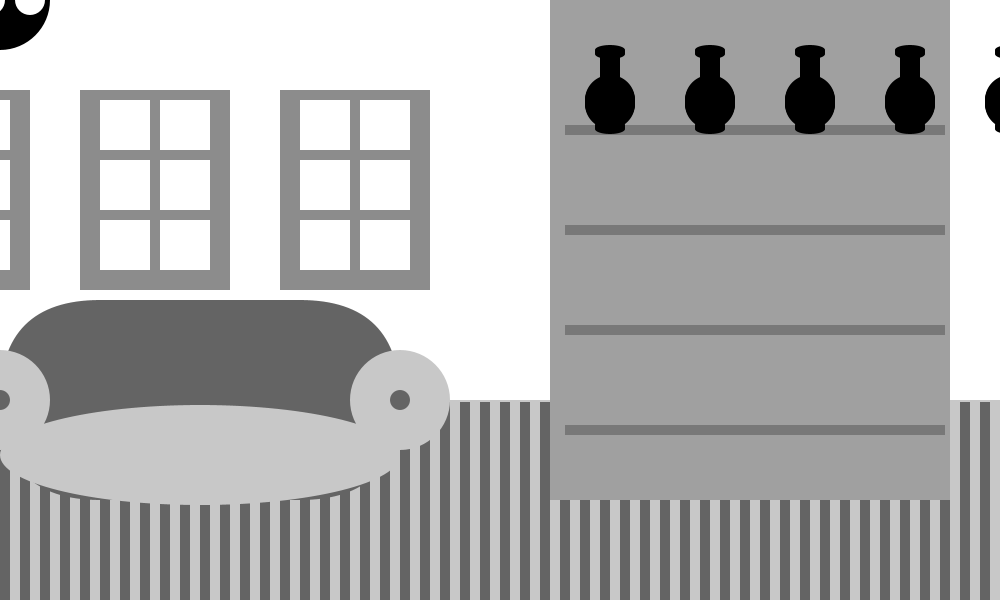
Frame 1 (no input)
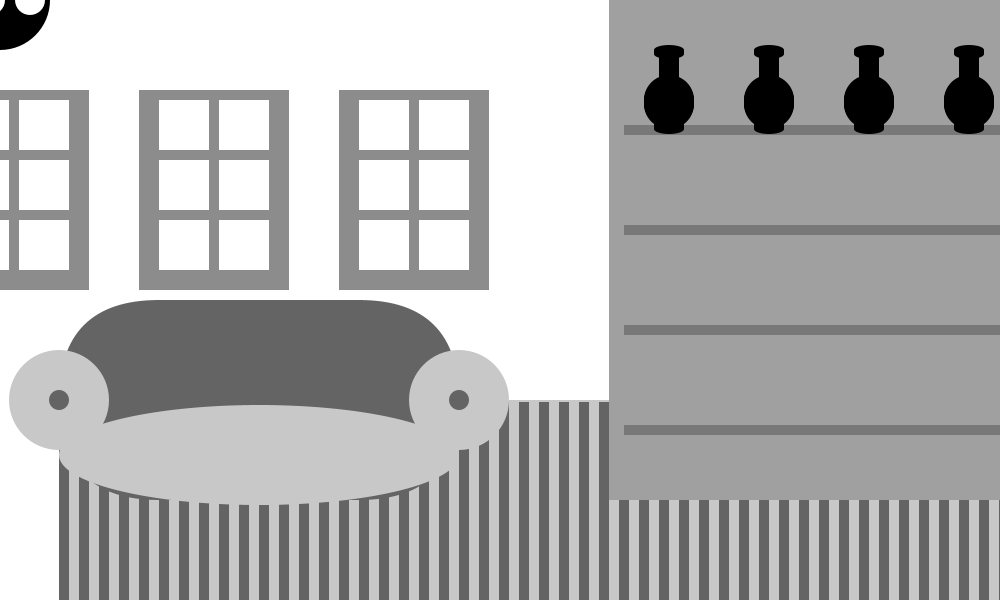
Frame 60 (the mouse pressed at the canvas centre just before this capture)
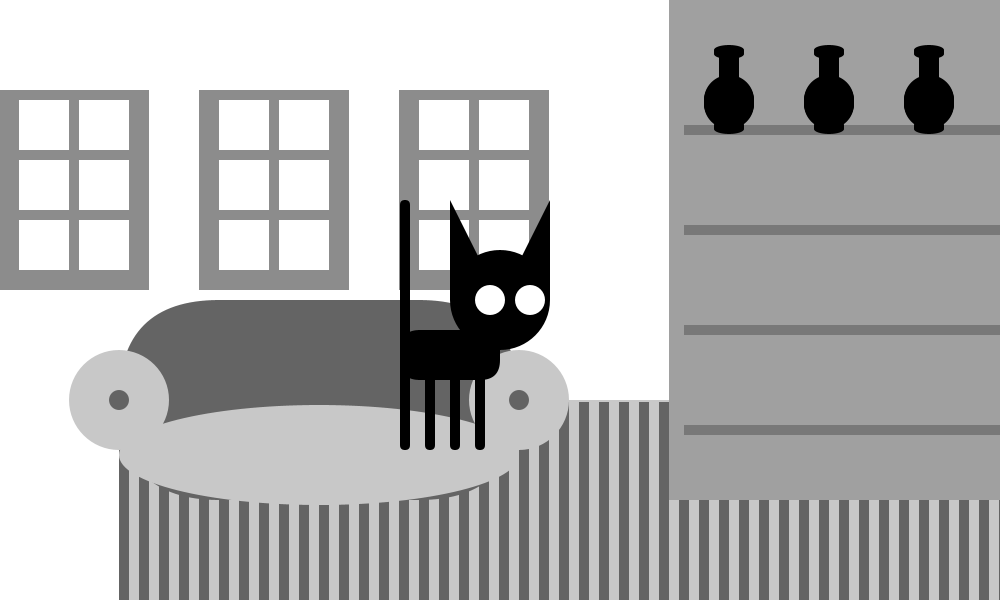
Frame 120 (the mouse held since frame 60 and released just before this capture)

The Processing sketch that drew these frames (run headless with seeded random() and noise(); from frame 60 on, the mouse is pressed at the canvas centre):

// Processing sketch: Bad_Kitty_9_LivingRoom
// ── Bad_Kitty_9_LivingRoom.pde
//move cat over jars to knock them down
//hover cat over couch and mouse press to scratch
Jars[] jars=new Jars[16];
float move=0;

void setup() {
  size(1000, 600);
  for (int i=0; i<=4; i++) {
    jars[i]=new Jars();
  }
}
void draw() {
  noStroke();
  background(255);
  fill(200);
  rect(0+move, 400, width, height/3);
  window(width/2-200, height/2-200);
  window(width/2-400, height/2-200);
  window(width/2-600, height/2-200);
  for (int i=0; i<width; i++) {
    for (int l=0; l<height/3; l++) {
      fill(100);
      rect(i*20+move, l+400+2, 10, 10);
    }
  }
  couch(100);
  shelf();
  for (int i=0; i<=4; i++) {
    for (int j=0; j<=4; j++) {
      jars[i].makeJar(i*100+200, j);
      //jars[i].makeJar(i*100+200, i+100);
      //jars[i].makeJar(i*100+200, i+200);
      //jars[i].makeJar(i*100+200, i+300);
      //jars[i].hover(i, i, mouseX, mouseY);
      if (mouseX>i&&mouseX<i+60&&mouseY>i&&mouseY<i+60) {
        jars[i].hover(i, i++, mouseX, mouseY);
      }
    }
  }
  kitty();
  moving();
}


void kitty() {
  fill(0);
  ellipse(mouseX, mouseY, 100, 100);
  triangle(mouseX-50, mouseY-100, mouseX-50, mouseY, mouseX, mouseY);
  triangle(mouseX+50, mouseY-100, mouseX+50, mouseY, mouseX, mouseY);
  rect(mouseX-100, mouseY+30, 100, 50, 20);
  rect(mouseX-100, mouseY-100, 10, 250, 20);
  rect(mouseX-25, mouseY+50, 10, 100, 20);
  rect(mouseX-50, mouseY+50, 10, 100, 20);
  rect(mouseX-75, mouseY+50, 10, 100, 20);
  fill(255);
  ellipse(mouseX-10, mouseY, 30, 30);
  ellipse(mouseX+30, mouseY, 30, 30);
}
class Jars {
  int y;  
  int x;
  boolean fall;
  float speed;
  Jars() {
    y=0;
    x=0;
    fall=false;
    speed=1;
  }
  void makeJar(int x, int y) {    
    fill(0);
    rect(400+x+move, 50+y, 20, 50);
    ellipse(410+x+move, 100+y, 50, 50);
    ellipse(410+x+move, 50+y, 30, 10);
    ellipse(410+x+move, 125+y, 30, 10);
  }
  void hover (int x, int y, int mx, int my) {
    if (x>mx&&x<mx+x+60&&my>y&&my<y+30) {
      fall=true;
    } else {
      y++;
      fall=false;
    }
  }
}
void couch(int x) {
  rect(width/2-600+x+move, height/2, 400, 200, 100);
  fill(200);
  ellipse(width/2-400+x+move, height/2+155, 400, 100);
  fill(200);
  ellipse(width/2-200+x+move, height/2+100, 100, 100);
  fill(200);
  ellipse(width/2-600+x+move, height/2+100, 100, 100);
  fill(100);
  ellipse(width/2-200+x+move, height/2+100, 20, 20);
  fill(100);
  ellipse(width/2-600+x+move, height/2+100, 20, 20);
  if (mousePressed&&mouseX<400&&mouseX<450&&mouseY>width/3) {
    scratch(50);
    scratch(0);
  }
}
void window(int x, int y) {  
  noStroke();
  fill(140);
  rect(x-20+move, y-10, 150, 200);
  fill(255);
  rect(0+x+move, 0+y, 50, 50);
  rect(60+x+move, 0+y, 50, 50);
  rect(0+x+move, 60+y, 50, 50);
  rect(60+x+move, 60+y, 50, 50);
  rect(0+x+move, 120+y, 50, 50);
  rect(60+x+move, 120+y, 50, 50);
}
void scratch(int x) {
  stroke(0);
  strokeWeight(.5);
  line(x+200+move, x+300+move, x+250+move, x+350+move);
  line(x+210+move, x+300+move, x+260+move, x+350+move);
  line(x+220+move, x+300+move, x+270+move, x+350+move);
}
void shelf() {
  fill(160);
  rect(width/2+50+move, height/2-400, 400, 600);
  fill(120);
  rect(width/2+65+move, height/2-175, 380, 10);
  rect(width/2+65+move, height/2-175+100, 380, 10);
  rect(width/2+65+move, height/2-175+200, 380, 10);
  rect(width/2+65+move, height/2-175+300, 380, 10);
}

void moving(){
  if (mouseX<=width/1.5) {
    move+=1;
  } else if (mouseX>=width/3) {
    move-=1;
 } else if (mouseY>=height/1.5&&mouseX<=height/2.9) {
      move=0;
    }
}
